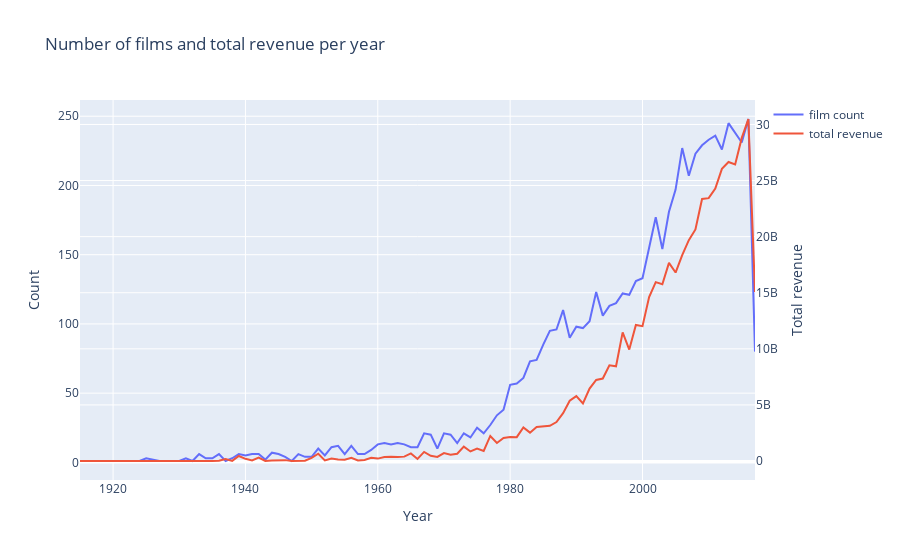

Write notebook code for a chart like this one.
### Code cell
d1 = imdb_final['release_date_year'].value_counts().sort_index()
d2 = imdb_final.groupby(['release_date_year'])['revenue'].sum()
data = [go.Scatter(x=d1.index, y=d1.values, name='film count'), go.Scatter(x=d2.index, y=d2.values, name='total revenue', yaxis='y2')]
layout = go.Layout(dict(title = "Number of films and total revenue per year",
                  xaxis = dict(title = 'Year'),
                  yaxis = dict(title = 'Count'),
                  yaxis2=dict(title='Total revenue', overlaying='y', side='right')
                  ),legend=dict(
                orientation="v"))
py.iplot(dict(data=data, layout=layout))
